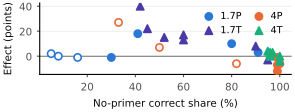

Source code (Python):
"""Figures 2 and 3 of the paper, one column each, from outputs/n40-sweep/primer_cells.csv
(primer_findings.py --csv-dir writes it).

fig_headroom.pdf (Figure 2): the degree primer's effect on node degree against the no-primer
correct share, per arm and density.
fig_addstats.pdf (Figure 3): what adding clustering and RWSE to the same degrees changes
(all three statistics minus the degree primer), per arm and density.

Usage: python paper/fig_headroom.py   (writes both next to this file)
"""
from pathlib import Path

import matplotlib.pyplot as plt
import pandas as pd

HERE = Path(__file__).resolve().parent
CELLS = HERE.parent / "outputs" / "n40-sweep" / "primer_cells.csv"
ARMS = ["qwen3-1.7b", "qwen3-1.7b-think", "qwen3-4b", "qwen3-4b-think"]
LABEL = {"qwen3-1.7b": "1.7P", "qwen3-1.7b-think": "1.7T", "qwen3-4b": "4P", "qwen3-4b-think": "4T"}
COLOR = {"qwen3-1.7b": "#2a78d6", "qwen3-1.7b-think": "#4a3aa7",
         "qwen3-4b": "#eb6834", "qwen3-4b-think": "#1baf7a"}
MARK = {"qwen3-1.7b": "o", "qwen3-1.7b-think": "^", "qwen3-4b": "o", "qwen3-4b-think": "^"}
INK, MUTED, GRID = "#0b0b0b", "#52514e", "#e6e5e1"

t = pd.read_csv(CELLS)
t = t[(t.task == "node_degree") & t.condition.isin(["degree", "all"])]
w = t.pivot_table(index=["arm", "density"], columns="condition", values="delta").reset_index()
w = w.join(t[t.condition == "degree"].set_index(["arm", "density"])[["baseline", "flagged"]],
           on=["arm", "density"])
w["diff"] = w["all"] - w["degree"]
# Hollow: flagged, or a plain arm's high-density run at the smaller token budget.
w["hollow"] = w.flagged | (~w.arm.str.endswith("think") & (w.density >= .65))


def axes(height=1.35):
    fig, ax = plt.subplots(figsize=(3.2, height))
    ax.axhline(0, color=MUTED, lw=0.6)
    ax.tick_params(labelsize=7.5, colors=MUTED, length=2)
    ax.spines[["top", "right"]].set_visible(False)
    ax.grid(axis="y", color=GRID, lw=0.5)
    return fig, ax


def points(ax, s, x, y):
    arm = s.arm.iloc[0]
    for h in (False, True):
        v = s[s.hollow == h]
        ax.scatter(v[x], v[y], s=28, marker=MARK[arm], edgecolors=COLOR[arm], linewidths=1.2,
                   zorder=3, facecolors="white" if h else COLOR[arm], label=None if h else LABEL[arm])


fig, a = axes()
for arm in ARMS:
    points(a, w[w.arm == arm].assign(pct=lambda d: 100 * d.baseline), "pct", "degree")
a.set_xlabel("No-primer correct share (%)", fontsize=7.5, color=INK)
a.set_ylabel("Effect (points)", fontsize=7.5, color=INK)
a.legend(fontsize=7, frameon=False, loc="upper right", ncol=2, handletextpad=0.2, columnspacing=0.8)
fig.tight_layout()
fig.savefig(HERE / "fig_headroom.pdf", bbox_inches="tight", pad_inches=0.02)

fig, b = axes(1.7)  # taller: its y-label is longer than a 1.35-inch axis
for arm in ARMS:
    s = w[w.arm == arm].sort_values("density")
    b.plot(s.density, s["diff"], color=COLOR[arm], lw=1.0, zorder=2)
    points(b, s, "density", "diff")
dens = sorted(w.density.unique())
b.set_xticks(dens, [f"{d:.2f}".lstrip("0") for d in dens])
b.set_xlabel("Edge density $p$", fontsize=7.5, color=INK)
b.set_ylabel("Change (points)", fontsize=7.5, color=INK)
b.legend(fontsize=7, frameon=False, loc="lower center", ncol=2, handletextpad=0.2, columnspacing=0.8)
fig.tight_layout()
fig.savefig(HERE / "fig_addstats.pdf", bbox_inches="tight", pad_inches=0.02)
